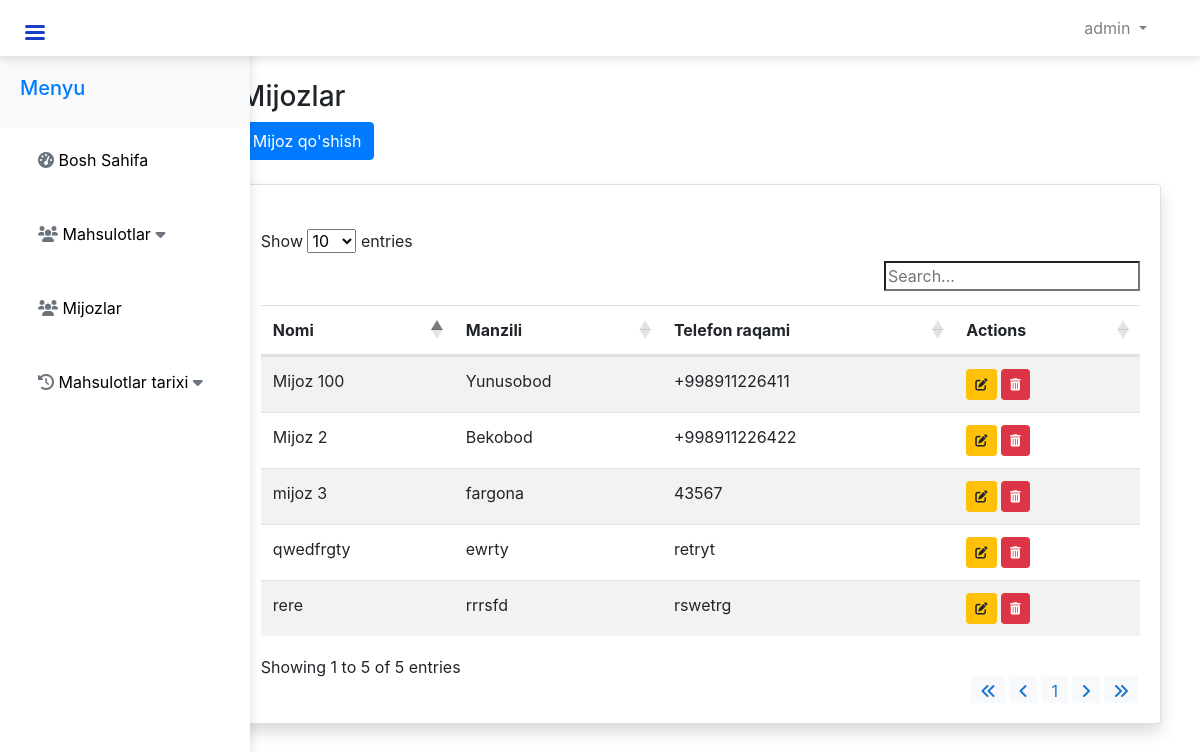
The app's page /customers/ (signed in) with its own data.
### warehouse/models.py (models this page shows, shortened)
class CustomUser(AbstractUser):
    name = models.CharField(max_length=255)
    photo = models.ImageField(
        upload_to='profile_photos', null=True, blank=True)
    is_manager = models.BooleanField(default=False)
    groups = models.ManyToManyField(
        'auth.Group',
        verbose_name='groups',
        related_name='customuser_set',  # Provide a unique related_name
        blank=True,
        help_text='The groups this user belongs to. A user will get all permissions granted to each of their groups.',
    )
    user_permissions = models.ManyToManyField(
        'auth.Permission',
        verbose_name='user permissions',
        related_name='customuser_set',  # Provide a unique related_name
        blank=True,
        help_text='Specific permissions for this user.',
    )

class Customer(models.Model):
    name = models.CharField(max_length=255)
    location = models.CharField(max_length=255)
    phone_number = models.CharField(max_length=20)

### warehouse/views.py (the view)
    def wrapper(request, *args, **kwargs):
        if not request.user.is_authenticated:
            return redirect('login')
        return view_func(request, *args, **kwargs)

### warehouse/context_processors.py (called while the page is built)
def profile_picture(request):
    if request.user.is_authenticated:
        return {
            'profile_pic': request.user.photo.url if request.user.photo else 'default-profile-pic-url'
        }
    return {}

### warehouse/views.py (called while the page is built)
def login_required(view_func):
    def wrapper(request, *args, **kwargs):
        if not request.user.is_authenticated:
            return redirect('login')
        return view_func(request, *args, **kwargs)
    return wrapper

@login_required
def customers(request):
    customers = Customer.objects.all()
    is_manager = request.user.is_manager
    return render(request, 'warehouse/customers.html', {'customers': customers, 'is_manager': is_manager})

### warehouse/templates/warehouse/customers.html (shortened to what this page needs)
{% extends 'warehouse/base.html' %}
{% block content %}
<div class="container-fluid">
    <h3 class="mt-4">Mijozlar</h3>
    <button type="button" class="btn btn-primary" data-toggle="modal"  data-target="#addCustomerModal" data-tooltip="Mijoz Qo'shish" {% if is_manager %}disabled{% endif %}>
        Mijoz qo'shish
    </button>
    <div class="card shadow mt-4 mb-5">
        <div class="card-body">
            <div class="table-responsive mt-4">
                <table id="customer-table" class="table table-striped table-hover">
                    <thead>
                        <tr>
                            <th>Nomi</th>
                            <th>Manzili</th>
                            <th>Telefon raqami</th>
                            <th>Actions</th>
                        </tr>
                    </thead>
                    <tbody>
                        {% for customer in customers %}
                        <tr>
                            <td>{{ customer.name }}</td>
                            <td>{{ customer.location }}</td>
                            <td>{{ customer.phone_number }}</td>
                            <td>
                                <button class="btn btn-sm btn-warning edit-customer" data-tooltip="Tahrirlash" data-id="{{ customer.id }}" {% if is_manager %}disabled{% endif %}>
                                </button>
                            <button class="btn btn-sm btn-danger delete-customer" data-customer-id="{{ customer.id }}" data-tooltip="Mijozni o'chirish" {% if is_manager %}disabled{% endif %}>
                            </button>
                            </td>
                        </tr>
                        {% endfor %}
                    </tbody>
                </table>
            </div>
        </div>
    </div>
</div>
{% endblock %}

### warehouse/templates/warehouse/base.html (shortened to what this page needs)
{% load static %}
<!DOCTYPE html>
<html lang="en">
<head>
    <link rel="stylesheet" href="https://stackpath.bootstrapcdn.com/bootstrap/4.5.2/css/bootstrap.min.css">
    <link rel="stylesheet" href="https://cdnjs.cloudflare.com/ajax/libs/font-awesome/5.15.4/css/all.min.css">
    <link rel="stylesheet" href="https://cdn.datatables.net/1.10.24/css/dataTables.bootstrap4.min.css">
    <link rel="stylesheet" href="https://cdnjs.cloudflare.com/ajax/libs/font-awesome/6.0.0-beta3/css/all.min.css">
    <link rel="stylesheet" href="{% static 'css/main.css'%}">
    <link rel="stylesheet" href="{% static 'electrode/css/main_electrode.css'%}">
</head>
<body>
    <nav class="navbar navbar-expand-lg navbar-light">
        <div class="container">
            <button id="sidebarToggle" class="btn btn-primary">
                <div class="hamburger-icon">
                    <div class="line"></div>
                    <div class="line"></div>
                    <div class="line"></div>
                </div>
            </button>
            <div class="collapse navbar-collapse" id="navbarNav">
                <ul class="navbar-nav ml-auto">
                    {% if user.is_authenticated %}
                    <li class="nav-item dropdown">
                        <a class="nav-link dropdown-toggle" href="#" id="navbarDropdown" role="button" data-toggle="dropdown"
                            aria-haspopup="true" aria-expanded="false">
                            {{ user.username }}
                        </a>
                    </li>
                    {% else %}
                    <li class="nav-item">
                        <a class="nav-link" href="{% url 'login' %}">Login</a>
                    </li>
                    {% endif %}
                </ul>
            </div>
        </div>
    </nav>
    <div class="sidebar active" id="sidebar">
        <div class="sidebar-header">
            <h5 class="text-primary">Menyu</h5>
        </div>
        <ul class="sidebar-menu">
            <li><a href="{% url 'dashboard' %}" class="active"><i class="fas fa-tachometer-alt"></i> Bosh Sahifa</a></li>
            <li>
                <a href="#" class="extendable-link">
                    <i class="fas fa-users"></i> <span>Mahsulotlar</span> <i class="fas fa-caret-down"></i>
                </a>
            </li>
            <li><a href="{% url 'customers' %}"><i class="fas fa-users"></i> Mijozlar </a></li>
            <li>
                <a href="#" class="extendable-link">
                    <i class="fas fa-history"></i> <span>Mahsulotlar tarixi</span> <i class="fas fa-caret-down"></i>
                </a>
            </li>
     </ul>
    </div>
    <div class="page-content">
        <div class="container-fluid">
            <div class="row">
                <div class="col-md-9 ml-sm-auto col-lg-10 px-md-4">
                    {% block content %}
                    {% endblock %}
                </div>
            </div>
        </div>
    </div>
</body>
</html>

### warehouse/static/css/main.css (style rules this page uses)
.table-responsive { margin: 0 auto; }
.navbar { position: fixed; top: 0; width: 100%; z-index: 900; background-color: #fff !important; box-shadow: 0 2px 10px rgba(0, 0, 0, 0.15); }
.sidebar { position: fixed; top: 1rem; bottom: 0; left: 0; z-index: 800; padding-top: 3.5rem; box-shadow: 0 2px 10px rgba(0, 0, 0, 0.15); background-color: #fff; color: #000; width: 250px; transition: all 0.3s ease; position: fixed; }
.sidebar .sidebar-header { padding: 20px; background-color: #f8f9fa; }
.sidebar .sidebar-menu { padding-left: 0; }
.sidebar .sidebar-menu li { list-style: none; margin-bottom: 10px; }
.sidebar .sidebar-menu li a { display: block; color: #000; text-decoration: none; padding: 10px 20px; transition: all 0.3s ease; border-left: 3px solid transparent; }
.page-content { margin-left: auto; margin-top: 3.5rem; }
.sidebar .sidebar-menu li a i { color: #6c757d; }
.extendable-link { position: relative; }

### warehouse/templates/warehouse/base.html (style rules this page uses)
.sidebar { width: 250px; height: 100%; position: fixed; top: 0; left: 0; transition: left 0.3s ease; overflow-y: auto; }
.sidebar-header { padding: 15px; }
.sidebar-menu { list-style: none; padding: 0; margin: 0; }
.sidebar-menu li { padding: 10px 15px; }
.sidebar-menu li a { display: block; padding: 10px; }
#sidebarToggle { position: fixed; top: 15px; left: 15px; background: transparent; border: none; cursor: pointer; padding: 10px; z-index: 1000; transition: transform 0.2s ease; }
.hamburger-icon { display: flex; flex-direction: column; justify-content: space-between; width: 20px; height: 15px; }
.hamburger-icon .line { background-color: #193fc7; height: 3px; width: 100%; border-radius: 3px; transition: background-color 0.3s ease; }
.page-content { margin-left: 1px; transition: margin-left 0.3s ease; }
.navbar-nav { display: flex; align-items: center; }

### records on screen
CustomUser: username "admin"
Customer: name "Mijoz 100", location "Yunusobod", phone_number "+998911226411"
Customer: name "Mijoz 2", location "Bekobod", phone_number "+998911226422"
Customer: name "qwedfrgty", location "ewrty", phone_number "retryt"
Customer: name "rere", location "rrrsfd", phone_number "rswetrg"
Customer: name "mijoz 3", location "fargona", phone_number "43567"
